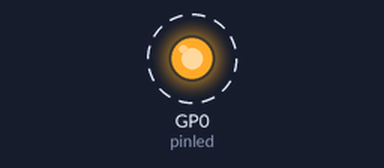
Recording of a program running on a simulated Raspberry Pi Pico running MicroPython. On the bench: output pins drawn as LEDs (lit = HIGH). Dashed ring = blinking.

Above: at 0.5 s.
Timing chart, 0 to 4.6 s (numbered marks = the images above):
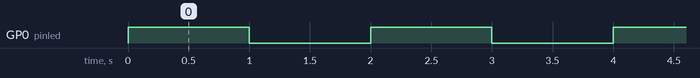

Measured:
- by itself, GP0 (pinled): alternates HIGH for 1.0 s and LOW for 1.0 s

The program:

main.py
```python
# GEEK FACTORY - Dale vuelo a tus proyectos
# https://www.geekfactory.mx
#
# Ejemplo de para hacer parpadear un LED conectado al pin PG0 de Raspberry
# Pi Pico. Este es un ejemplo básico de cómo manejar salidas digitales.
#

# importar los módulos de python necesarios para que este programa funcione
import machine, time

# crear un objeto a través del cual manipularemos el pin como salida
pinled = machine.Pin(0, machine.Pin.OUT)

# ciclo principal del programa donde alternaremos el estado del pin
while True:
    pinled.value(1)
    time.sleep(1)
    pinled.value(0)
    time.sleep(1)
```
